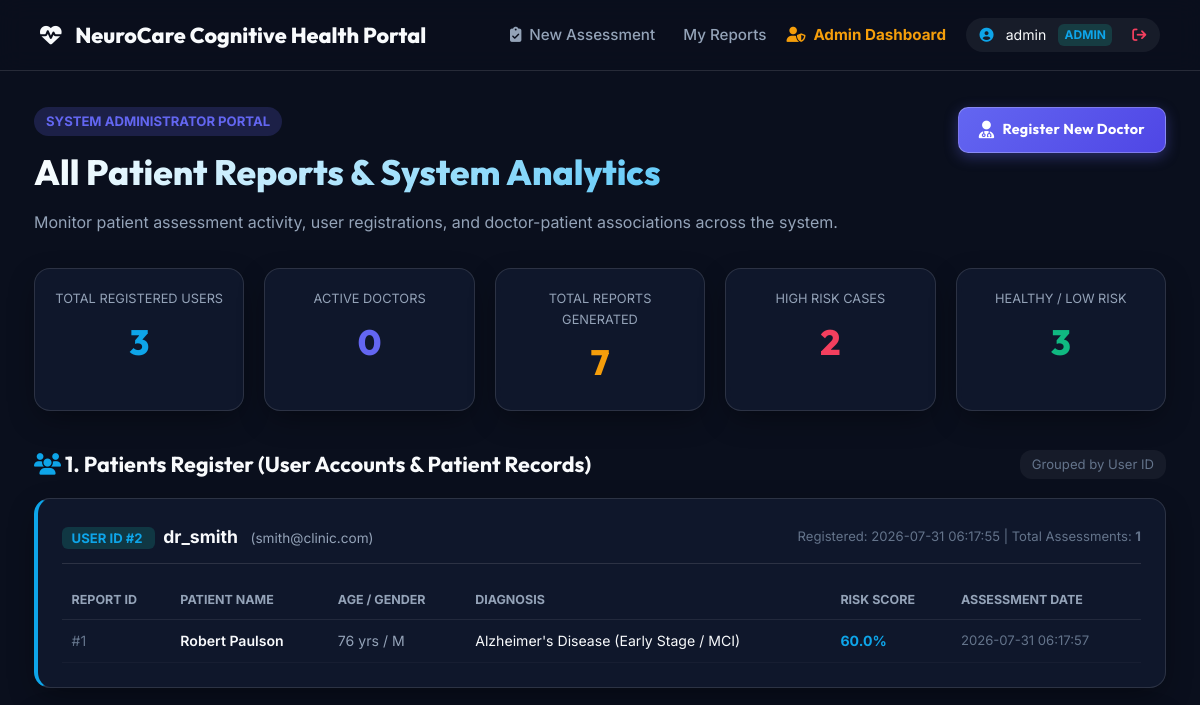
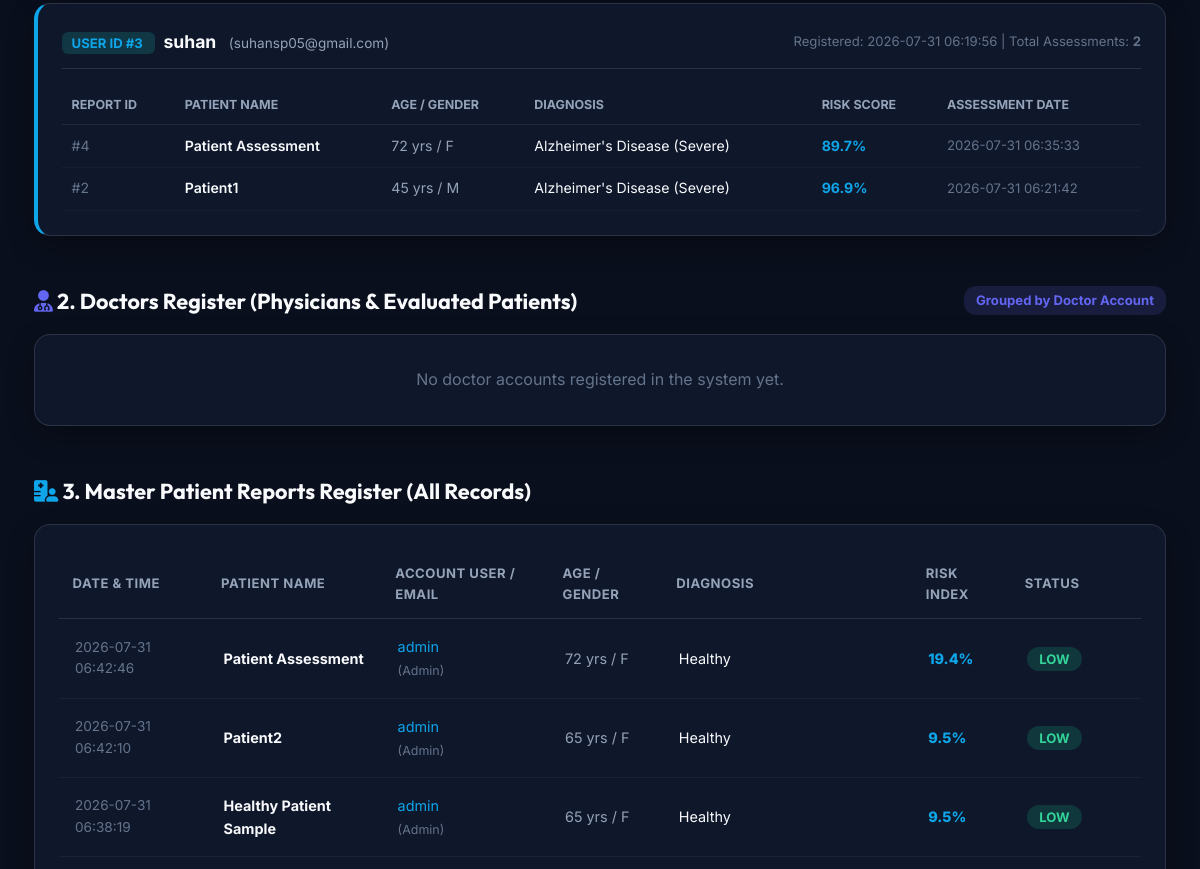
The app's page /admin/dashboard (signed in, upper part), older data (2 pictures, top to bottom).
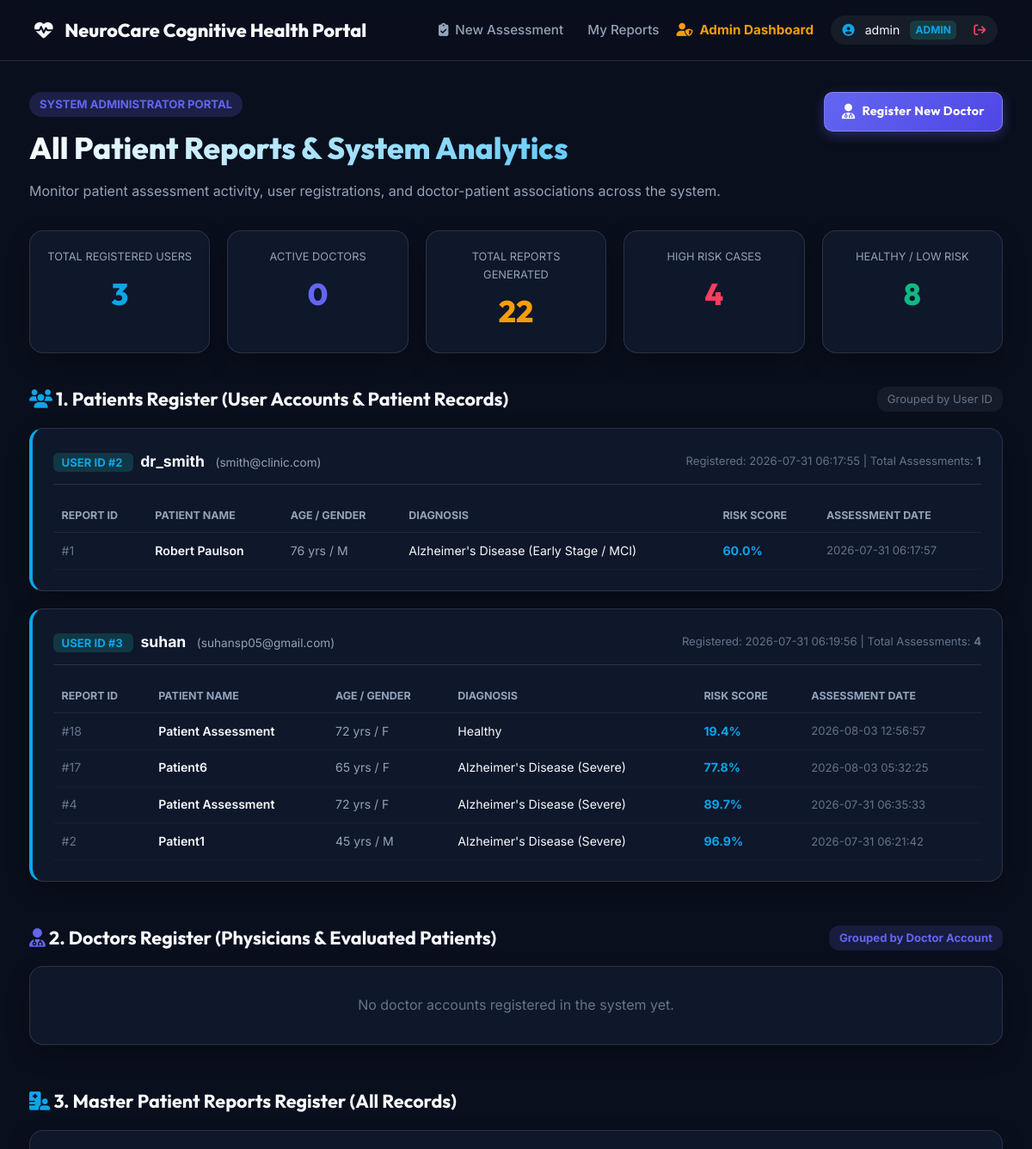
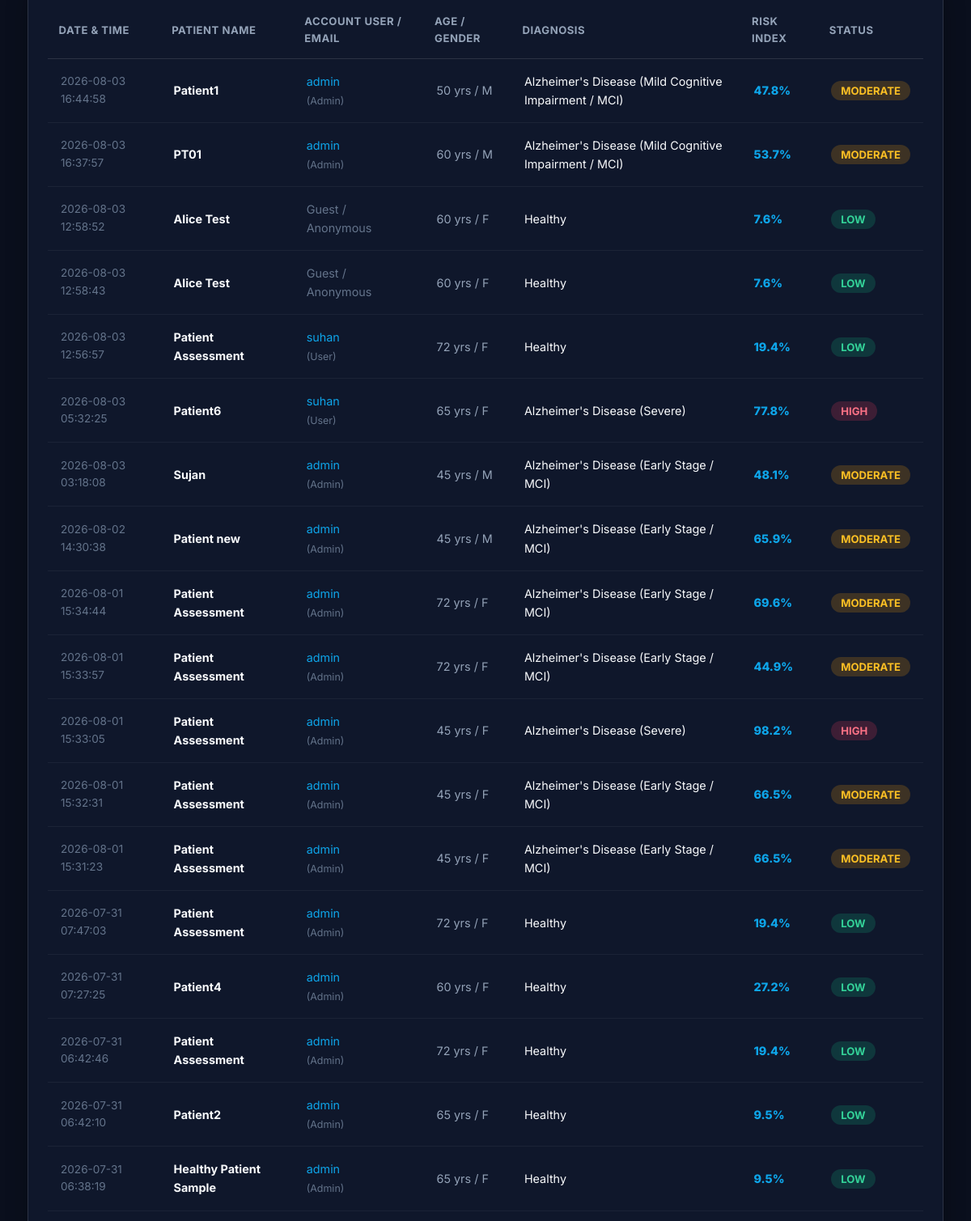
The same page, newer data (2 pictures, top to bottom).
### tables this page shows
CREATE TABLE users (
            id INTEGER PRIMARY KEY AUTOINCREMENT,
            username TEXT UNIQUE NOT NULL,
            email TEXT UNIQUE NOT NULL,
            password_hash TEXT NOT NULL,
            role TEXT DEFAULT 'user',
            created_at TIMESTAMP DEFAULT CURRENT_TIMESTAMP
        );

CREATE TABLE reports (
            id INTEGER PRIMARY KEY AUTOINCREMENT,
            user_id INTEGER,
            patient_name TEXT NOT NULL,
            age INTEGER,
            gender TEXT,
            diagnosis TEXT NOT NULL,
            final_probability_pct REAL NOT NULL,
            risk_level TEXT NOT NULL,
            confidence_score REAL NOT NULL,
            cognitive_prob REAL NOT NULL,
            eeg_prob REAL NOT NULL,
            speech_prob REAL NOT NULL,
            created_at TIMESTAMP DEFAULT CURRENT_TIMESTAMP,
            FOREIGN KEY (user_id) REFERENCES users (id)
        );

### app.py (the view)
@app.route('/admin')
@app.route('/admin/dashboard')
def admin_dashboard():
    if not session.get('user') or session['user'].get('role') != 'admin':
        return render_template('admin_login.html', error="Access denied. Administrator credentials required.")
    all_reports = get_all_reports_admin()
    stats = get_admin_stats()
    patient_groups = get_patients_grouped_by_user()
    doctor_groups = get_doctors_with_patients()
    return render_template(
        'admin_dashboard.html',
        stats=stats,
        reports=all_reports,
        patient_groups=patient_groups,
        doctor_groups=doctor_groups
    )

### database.py (called while the page is built)
def get_db_connection():
    conn = sqlite3.connect(DB_PATH)
    conn.row_factory = sqlite3.Row
    return conn

def get_all_reports_admin():
    conn = get_db_connection()
    cursor = conn.cursor()
    cursor.execute('''
        SELECT r.*, u.username as account_username, u.email as account_email, u.role as user_role
        FROM reports r
        LEFT JOIN users u ON r.user_id = u.id
        ORDER BY r.created_at DESC
    ''')
    reports = [dict(r) for r in cursor.fetchall()]
    conn.close()
    return reports

def get_patients_grouped_by_user():
    conn = get_db_connection()
    cursor = conn.cursor()
    cursor.execute("SELECT * FROM users WHERE role IN ('patient', 'user') ORDER BY id ASC")
    user_rows = [dict(u) for u in cursor.fetchall()]
    for user in user_rows:
        cursor.execute("SELECT * FROM reports WHERE user_id = ? ORDER BY created_at DESC", (user['id'],))
        user['reports'] = [dict(r) for r in cursor.fetchall()]
    conn.close()
    return user_rows

### templates/admin_dashboard.html (shortened to what the changed rows need)
{% extends "base.html" %}
{% block content %}
<div style="display: flex; justify-content: space-between; align-items: flex-start; flex-wrap: wrap; gap: 1rem; margin-bottom: 2rem;">
    <div>
        <h1 class="hero-title" style="text-align: left; font-size: 2.2rem;">All Patient Reports & System Analytics</h1>
    </div>
</div>
<div style="display: grid; grid-template-columns: repeat(auto-fit, minmax(180px, 1fr)); gap: 1.25rem; margin-bottom: 2.25rem;">
    <div class="glass-panel" style="padding: 1.25rem; text-align: center;">
        <div style="font-size: 0.8rem; color: var(--text-secondary); text-transform: uppercase;">Total Reports Generated</div>
        <div style="font-family: 'Outfit', sans-serif; font-size: 2.2rem; font-weight: 800; color: var(--accent-amber); margin-top: 0.25rem;">
            {{ stats.total_reports }}
        </div>
    </div>
    <div class="glass-panel" style="padding: 1.25rem; text-align: center;">
        <div style="font-size: 0.8rem; color: var(--text-secondary); text-transform: uppercase;">High Risk Cases</div>
        <div style="font-family: 'Outfit', sans-serif; font-size: 2.2rem; font-weight: 800; color: var(--accent-rose); margin-top: 0.25rem;">
            {{ stats.high_risk }}
        </div>
    </div>
    <div class="glass-panel" style="padding: 1.25rem; text-align: center;">
        <div style="font-size: 0.8rem; color: var(--text-secondary); text-transform: uppercase;">Healthy / Low Risk</div>
        <div style="font-family: 'Outfit', sans-serif; font-size: 2.2rem; font-weight: 800; color: var(--accent-emerald); margin-top: 0.25rem;">
            {{ stats.healthy }}
        </div>
    </div>
</div>
<div style="margin-bottom: 3rem;">
    {% if patient_groups %}
        <div style="display: flex; flex-direction: column; gap: 1.25rem;">
            {% for u in patient_groups %}
                <div class="glass-panel" style="padding: 1.5rem; border-left: 4px solid var(--accent-teal);">
                    <div style="display: flex; justify-content: space-between; align-items: center; margin-bottom: 1rem; border-bottom: 1px solid var(--border-color); padding-bottom: 0.75rem;">
                        <div>
                            <span style="background: rgba(20, 184, 166, 0.2); color: var(--accent-teal); padding: 0.2rem 0.6rem; border-radius: 6px; font-weight: 700; font-size: 0.82rem; margin-right: 0.5rem;">
                                USER ID #{{ u.id }}
                            </span>
                            <strong style="font-size: 1.1rem; color: var(--text-primary);">{{ u.username }}</strong>
                            <span style="color: var(--text-secondary); font-size: 0.85rem; margin-left: 0.5rem;">({{ u.email }})</span>
                        </div>
                        <div style="font-size: 0.82rem; color: var(--text-muted);">
                            Registered: {{ u.created_at }} | Total Assessments: <strong>{{ u.reports|length }}</strong>
                        </div>
                    </div>
                    {% if u.reports %}
                        <div style="overflow-x: auto;">
                            <table style="width: 100%; border-collapse: collapse; text-align: left; font-size: 0.88rem;">
                                <thead>
                                    <tr style="color: var(--text-secondary); font-size: 0.78rem; text-transform: uppercase; border-bottom: 1px solid rgba(255,255,255,0.08);">
                                        <th style="padding: 0.6rem;">Report ID</th>
                                        <th style="padding: 0.6rem;">Patient Name</th>
                                        <th style="padding: 0.6rem;">Age / Gender</th>
                                        <th style="padding: 0.6rem;">Diagnosis</th>
                                        <th style="padding: 0.6rem;">Risk Score</th>
                                        <th style="padding: 0.6rem;">Assessment Date</th>
                                    </tr>
                                </thead>
                                <tbody>
                                    {% for r in u.reports %}
                                        <tr style="border-bottom: 1px solid rgba(255,255,255,0.03);">
                                            <td style="padding: 0.6rem; color: var(--text-muted);">#{{ r.id }}</td>
                                            <td style="padding: 0.6rem; font-weight: 600; color: var(--text-primary);">{{ r.patient_name }}</td>
                                            <td style="padding: 0.6rem; color: var(--text-secondary);">{{ r.age }} yrs / {{ r.gender }}</td>
                                            <td style="padding: 0.6rem;">{{ r.diagnosis }}</td>
                                            <td style="padding: 0.6rem; font-weight: 700; color: var(--accent-teal);">{{ r.final_probability_pct }}%</td>
                                            <td style="padding: 0.6rem; color: var(--text-muted); font-size: 0.82rem;">{{ r.created_at }}</td>
                                        </tr>
                                    {% endfor %}
                                </tbody>
                            </table>
                        </div>
                    {% else %}
                        <div style="color: var(--text-muted); font-size: 0.85rem; font-style: italic; padding: 0.5rem 0;">
                            No patient assessments completed under this User ID yet.
                        </div>
                    {% endif %}
                </div>
            {% endfor %}
        </div>
    {% else %}
        <div class="glass-panel" style="padding: 2rem; text-align: center; color: var(--text-muted);">
            No patient user accounts registered yet.
        </div>
    {% endif %}
</div>
<div>
    {% if reports %}
        <div class="glass-panel" style="padding: 1.5rem; overflow-x: auto;">
            <table style="width: 100%; border-collapse: collapse; text-align: left; font-size: 0.9rem;">
                <thead>
                    <tr style="border-bottom: 1px solid var(--border-color); color: var(--text-secondary); font-size: 0.82rem; text-transform: uppercase; letter-spacing: 0.5px;">
                        <th style="padding: 0.85rem;">Date & Time</th>
                        <th style="padding: 0.85rem;">Patient Name</th>
                        <th style="padding: 0.85rem;">Account User / Email</th>
                        <th style="padding: 0.85rem;">Age / Gender</th>
                        <th style="padding: 0.85rem;">Diagnosis</th>
                        <th style="padding: 0.85rem;">Risk Index</th>
                        <th style="padding: 0.85rem;">Status</th>
                    </tr>
                </thead>
                <tbody>
                    {% for r in reports %}
                        <tr style="border-bottom: 1px solid rgba(255,255,255,0.05);">
                            <td style="padding: 1rem; color: var(--text-muted); font-size: 0.85rem;">{{ r.created_at }}</td>
                            <td style="padding: 1rem; font-weight: 700; color: var(--text-primary);">{{ r.patient_name }}</td>
                            <td style="padding: 1rem; color: var(--accent-teal);">
                                {% if r.account_username %}
                                    {{ r.account_username }} <br><span style="font-size: 0.78rem; color: var(--text-muted);">({{ r.user_role|capitalize if r.user_role else 'User' }})</span>
                                {% else %}
                                    <span style="color: var(--text-muted); italic;">Guest / Anonymous</span>
                                {% endif %}
                            </td>
                            <td style="padding: 1rem; color: var(--text-secondary);">{{ r.age }} yrs / {{ r.gender }}</td>
                            <td style="padding: 1rem;">{{ r.diagnosis }}</td>
                            <td style="padding: 1rem; font-weight: 800; color: var(--accent-teal);">{{ r.final_probability_pct }}%</td>
                            <td style="padding: 1rem;">
                                {% if r.risk_level == 'High' %}
                                    <span style="background: rgba(244, 63, 94, 0.2); color: #fb7185; padding: 0.25rem 0.75rem; border-radius: 12px; font-size: 0.82rem; font-weight: 700;">HIGH</span>
                                {% elif r.risk_level == 'Moderate' %}
                                    <span style="background: rgba(245, 158, 11, 0.2); color: #fbbf24; padding: 0.25rem 0.75rem; border-radius: 12px; font-size: 0.82rem; font-weight: 700;">MODERATE</span>
                                {% else %}
                                    <span style="background: rgba(16, 185, 129, 0.2); color: #34d399; padding: 0.25rem 0.75rem; border-radius: 12px; font-size: 0.82rem; font-weight: 700;">LOW</span>
                                {% endif %}
                            </td>
                        </tr>
                    {% endfor %}
                </tbody>
            </table>
        </div>
    {% endif %}
</div>
{% endblock %}

Row changes from the older to the newer data that the page shows:
computed for users "suhan": reports|length "2" → "4"
added reports: id "18", patient_name "Patient Assessment", age "72", gender "F", diagnosis "Healthy", final_probability_pct "19.4", created_at "2026-08-03 12:56:57", account_username "suhan", user_role "User", risk_level "LOW"
added reports: id "17", patient_name "Patient6", age "65", gender "F", diagnosis "Alzheimer's Disease (Severe)", final_probability_pct "77.8", created_at "2026-08-03 05:32:25", account_username "suhan", user_role "User", risk_level "HIGH"
added reports: created_at "2026-08-03 16:44:58", patient_name "Patient1", account_username "admin", user_role "Admin", age "50", gender "M", diagnosis "Alzheimer's Disease (Mild Cognitive Impairment / MCI)", final_probability_pct "47.8", risk_level "MODERATE", shown under "3. Master Patient Reports Register (All Records)"
added reports: created_at "2026-08-03 16:37:57", patient_name "PT01", account_username "admin", user_role "Admin", age "60", gender "M", diagnosis "Alzheimer's Disease (Mild Cognitive Impairment / MCI)", final_probability_pct "53.7", risk_level "MODERATE", shown under "3. Master Patient Reports Register (All Records)"
added reports: created_at "2026-08-03 12:58:52", patient_name "Alice Test", shows "Guest / Anonymous", age "60", gender "F", diagnosis "Healthy", final_probability_pct "7.6", risk_level "LOW", shown under "3. Master Patient Reports Register (All Records)"
added reports: created_at "2026-08-03 12:58:43", patient_name "Alice Test", shows "Guest / Anonymous", age "60", gender "F", diagnosis "Healthy", final_probability_pct "7.6", risk_level "LOW", shown under "3. Master Patient Reports Register (All Records)"
added reports: created_at "2026-08-03 03:18:08", patient_name "Sujan", account_username "admin", user_role "Admin", age "45", gender "M", diagnosis "Alzheimer's Disease (Early Stage / MCI)", final_probability_pct "48.1", risk_level "MODERATE", shown under "3. Master Patient Reports Register (All Records)"
added reports: created_at "2026-08-02 14:30:38", patient_name "Patient new", account_username "admin", user_role "Admin", age "45", gender "M", diagnosis "Alzheimer's Disease (Early Stage / MCI)", final_probability_pct "65.9", risk_level "MODERATE", shown under "3. Master Patient Reports Register (All Records)"
added reports: created_at "2026-08-01 15:34:44", patient_name "Patient Assessment", account_username "admin", user_role "Admin", age "72", gender "F", diagnosis "Alzheimer's Disease (Early Stage / MCI)", final_probability_pct "69.6", risk_level "MODERATE", shown under "3. Master Patient Reports Register (All Records)"
added reports: created_at "2026-08-01 15:33:57", patient_name "Patient Assessment", account_username "admin", user_role "Admin", age "72", gender "F", diagnosis "Alzheimer's Disease (Early Stage / MCI)", final_probability_pct "44.9", risk_level "MODERATE", shown under "3. Master Patient Reports Register (All Records)"
added reports: created_at "2026-08-01 15:33:05", patient_name "Patient Assessment", account_username "admin", user_role "Admin", age "45", gender "F", diagnosis "Alzheimer's Disease (Severe)", final_probability_pct "98.2", risk_level "HIGH", shown under "3. Master Patient Reports Register (All Records)"
added reports: created_at "2026-08-01 15:32:31", patient_name "Patient Assessment", account_username "admin", user_role "Admin", age "45", gender "F", diagnosis "Alzheimer's Disease (Early Stage / MCI)", final_probability_pct "66.5", risk_level "MODERATE", shown under "3. Master Patient Reports Register (All Records)"
added reports: created_at "2026-08-01 15:31:23", patient_name "Patient Assessment", account_username "admin", user_role "Admin", age "45", gender "F", diagnosis "Alzheimer's Disease (Early Stage / MCI)", final_probability_pct "66.5", risk_level "MODERATE", shown under "3. Master Patient Reports Register (All Records)"
added reports: created_at "2026-07-31 07:47:03", patient_name "Patient Assessment", account_username "admin", user_role "Admin", age "72", gender "F", diagnosis "Healthy", final_probability_pct "19.4", risk_level "LOW", shown under "3. Master Patient Reports Register (All Records)"
added reports: created_at "2026-07-31 07:27:25", patient_name "Patient4", account_username "admin", user_role "Admin", age "60", gender "F", diagnosis "Healthy", final_probability_pct "27.2", risk_level "LOW", shown under "3. Master Patient Reports Register (All Records)"
Text that changed along with them:
{{ stats.total_reports }}: "7" → "22"
{{ stats.high_risk }}: "2" → "4"
{{ stats.healthy }}: "3" → "8"
